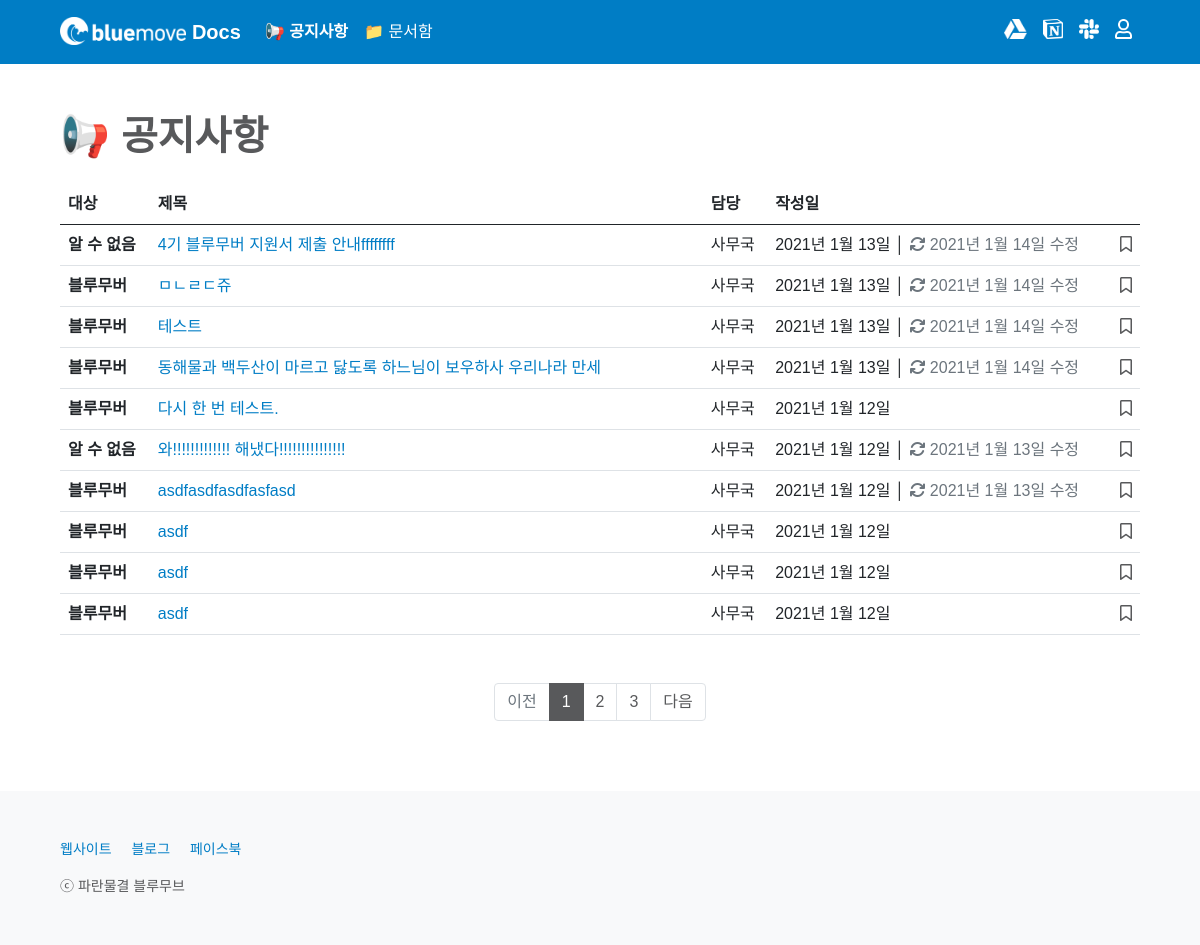
Page /notice/ on the earlier database version.
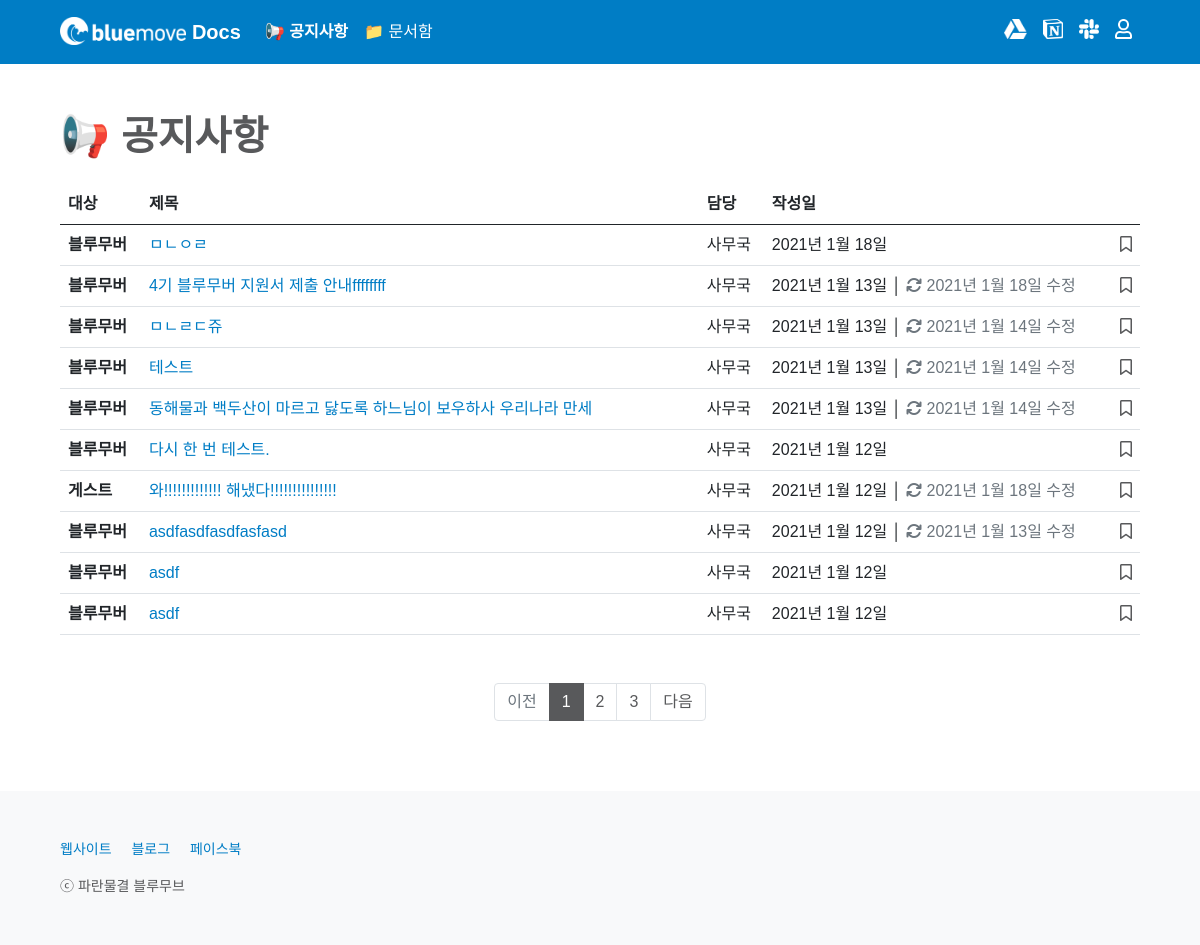
Same page on the later database version.
### notice/models.py (models this page shows, shortened)
class Notice(models.Model):
    CATEGORY_CHOICES = {
        ('bluemover', '블루무버'),
        ('guest', '게스트'),
    }
    title = models.CharField(max_length = 50)
    writer = models.ForeignKey(User, on_delete=models.CASCADE)
    category = models.CharField(max_length = 50, choices = CATEGORY_CHOICES)
    content = RichTextField()
    image = models.ImageField(upload_to='images/', null=True, blank=True)
    created_at = models.DateField(auto_now_add = True)
    updated_at = models.DateField(auto_now = True)
    favorite_user_set = models.ManyToManyField(User, blank=True, related_name="favorite_user_set", through="Favorite")

### notice/views.py (the view)
# urls.py: path('', main, name='main'),
def main(request):
    if request.user.is_authenticated:
        profile = Profile.objects.get(user=request.user)
        name_verified = profile.info_update_flag
        if not name_verified == True:
            return redirect('users:write_info', request.user.id)
        else:
            all_notices = Notice.objects.all().order_by('-id')
            page = request.GET.get('page', 1)
            paginator = Paginator(all_notices, 10)
            try:
                all_notices = paginator.page(page)
            except PageNotAnInteger:
                all_notices = paginator.page(1)
            except EmptyPage:
                all_notices = paginator.page(paginator.num_pages)
            return render(request, 'notice/main.html', {'all_notices': all_notices})
    else:
        all_notices = Notice.objects.all().order_by('-id')
        page = request.GET.get('page', 1)
        paginator = Paginator(all_notices, 10)
        try:
            all_notices = paginator.page(page)
        except PageNotAnInteger:
            all_notices = paginator.page(1)
        except EmptyPage:
            all_notices = paginator.page(paginator.num_pages)
        return render(request, 'notice/main.html', {'all_notices': all_notices})

### notice/templates/notice/main.html (shortened to what this page needs)
{% extends 'base.html' %}
{% block content %}
{% include 'shared/_navbar4notice.html' %}
<main class="px-2 px-md-5">
    <div class="container-md mt-5">
        <h1 class="mb-4" style="font-weight: 600; color: #58595B;">📢 공지사항</h1>
        {% include 'shared/_noticetable.html' %}
    </div>
</main>
{% endblock %}

### home/templates/shared/_noticetable.html (shortened to what the changed rows need)
<div class="table-responsive" id="noticetable-table">
    <table class="table">
        <thead>
            <tr>
                <th scope="col">대상</th>
                <th scope="col">제목</th>
                <th scope="col">담당</th>
                <th scope="col">작성일</th>
                <th class="text-end" scope="col"></th>
            </tr>
        </thead>
        <tbody>
            {% for notice in all_notices %}
            <tr>
                <th scope="row">
                    {% if notice.category == 'bluemover' %}
                    블루무버
                {% elif notice.category == 'guest' %}
                    게스트
                {% else %}
                    알 수 없음
                {% endif %}
                </th>
                <td><a href="{% url 'notice:read' notice.id %}{{ request.get_full_path|cut:request.path }}" style="word-break: break-word; overflow: hidden; text-overflow: ellipsis; width: 500px; display: -webkit-box; -webkit-line-clamp: 1; -webkit-box-orient: vertical;">{{ notice.title }}</a></td>
                <td>
                    {{ notice.writer.last_name }}{{ notice.writer.first_name }}
                </td>
                <td>
                    {% if notice.created_at == notice.updated_at %}
                    {{ notice.created_at }}
                    {% else %}
                    {{ notice.created_at }} │ <span style="color: #6C757D;"><i class="fas fa-sync"></i> {{ notice.updated_at }} 수정</span>
                    {% endif %}
                </td>
                <td>
                    {% if user.is_authenticated %}
                    <div class="text-end">
                        {% if not request.path == '/notice/' %}
                        <a class="bookmark" href="{% url 'notice:notice_favorite' notice.id %}?next={{ request.get_full_path }}#noticeTablePosition">
                        {% else %}
                        <a class="bookmark" href="{% url 'notice:notice_favorite' notice.id %}?next={{ request.get_full_path }}">
                        {% endif %}
                            {% if user in notice.favorite_user_set.all %}
                            <i class="fas fa-bookmark"></i>
                            {% else %}
                            <i class="far fa-bookmark"></i>
                            {% endif %}
                        </a>
                    </div>
                    {% else %}
                    <div class="text-end">
                        <a type="button" class="bookmark" data-bs-toggle="modal" data-bs-target="#tableloginModal">
                            <i class="far fa-bookmark"></i>
                        </a>
                    </div>
                    {% endif %}
                </td>
            </tr>
            {% empty %}
            <tr>
                <td colspan="5">
                    <div class="text-center"><br><h2 style="color: #CCCCCC; font-weight: 600;"><i class="far fa-folder-open"></i> 비어 있어요!</h2><p class="mb-4">공지사항이 없습니다.</p></div>
                </td>
            </tr>
            {% endfor %}
        </tbody>
    </table>
    {% if all_notices.has_other_pages %}
    <div class="container-md mt-5 p-0">
        <nav aria-label="notice_pagination" style="background-color: transparent;">
            <ul class="pagination justify-content-center m-0">
                {% for i in all_notices.paginator.page_range %}
                    {% if all_notices.number == i %}
                    <li class="page-item active" aria-current="page">
                        <span class="page-link">{{ i }}</span>
                    </li>
                    {% else %}
                        {% if not request.path == '/notice/' %}
                        <li class="page-item"><a class="page-link" href="?page={{ i }}#noticeTablePosition">{{ i }}</a></li>
                        {% else %}
                        <li class="page-item"><a class="page-link" href="?page={{ i }}">{{ i }}</a></li>
                        {% endif %}
                    {% endif %}
                {% endfor %}
            </ul>
        </nav>
    </div>
    {% endif %}
</div>

Differences in the rows shown:
no longer on this page (row unchanged): Notice: category "블루무버", title "asdf", writer.last_name "사", writer.first_name "무국", created_at "2021년 1월 12일"
added Notice: category "블루무버", title "ㅁㄴㅇㄹ", writer.last_name "사", writer.first_name "무국", created_at "2021년 1월 18일"
changed Notice "4기 블루무버 지원서 제출 안내ffffffff": updated_at "2021년 1월 14일" → "2021년 1월 18일"; category "알 수 없음" → "블루무버"
changed Notice "와!!!!!!!!!!!!! 해냈다!!!!!!!!!!!!!!!": updated_at "2021년 1월 13일" → "2021년 1월 18일"; category "알 수 없음" → "게스트"
